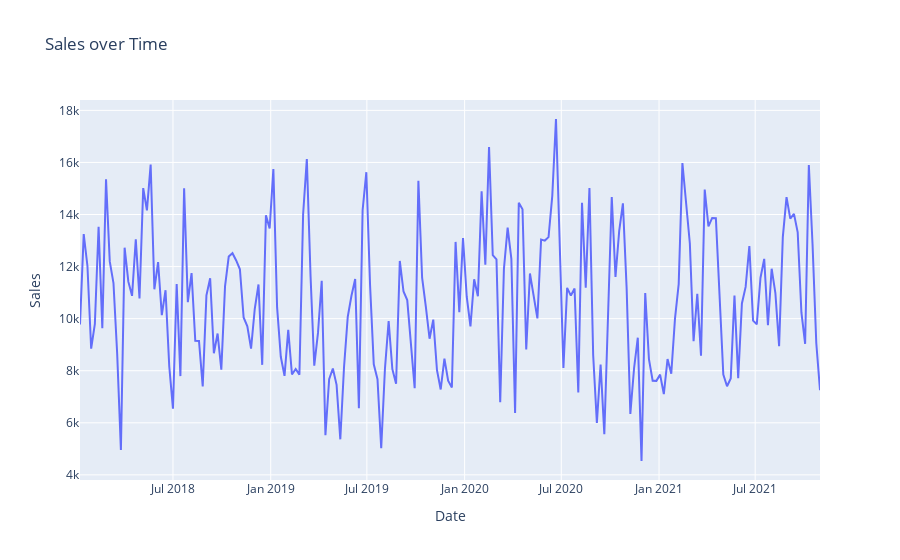

The notebook cell this image was saved under:
### Code cell
fig = px.line(df, x='Date', y='Sales', title='Sales over Time')
fig.show()

### Figure 1 — Plotly figure (JSON) as saved in the notebook; plotly's stock layout.template omitted (floating-point values rounded to 4 significant figures; data arrays with more than 128 entries replaced by an {"elided": "..."} marker saying what was removed)
{"data": [{"hovertemplate": "Date=%{x}<br>Sales=%{y}<extra></extra>", "legendgroup": "", "line": {"color": "#636efa", "dash": "solid"}, "marker": {"symbol": "circle"}, "mode": "lines", "name": "", "orientation": "v", "showlegend": false, "type": "scatter", "x": {"elided": "200 str values"}, "xaxis": "x", "y": {"elided": "200 float values"}, "yaxis": "y"}], "layout": {"legend": {"tracegroupgap": 0}, "title": {"text": "Sales over Time"}, "xaxis": {"anchor": "y", "domain": [0, 1], "title": {"text": "Date"}}, "yaxis": {"anchor": "x", "domain": [0, 1], "title": {"text": "Sales"}}}}
